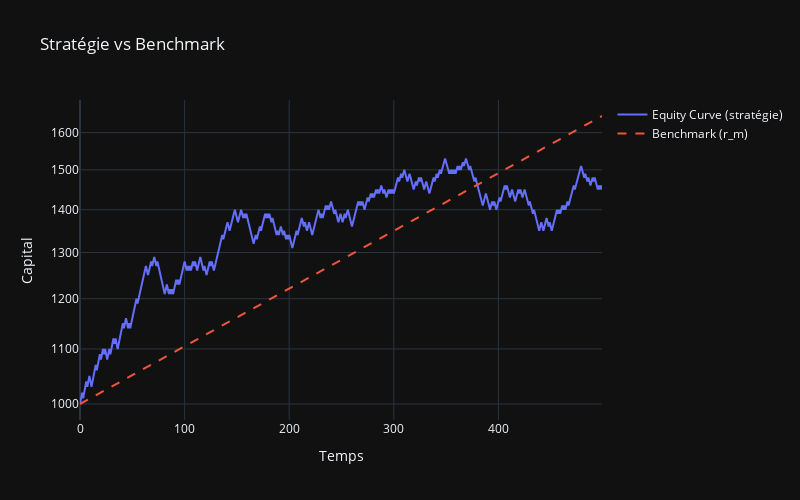

Source (notebook cell):
### Code cell
fig_comp = go.Figure()

fig_comp.add_trace(
    go.Scatter(y=equity, name="Equity Curve (stratégie)", line=dict(width=2))
)

fig_comp.add_trace(
    go.Scatter(
        y=rm_curve, name="Benchmark (r_m)", line=dict(width=2, dash='dash')
    )
)

fig_comp.update_layout(
    title="Stratégie vs Benchmark",
    xaxis_title="Temps",
    yaxis_title="Capital",
    template="plotly_dark",
    yaxis_type="log",
    width=800,
    height=500
)

fig_comp.show()

### Figure 1 — Plotly figure (JSON) as saved in the notebook; plotly's stock layout.template omitted (floating-point values rounded to 4 significant figures; data arrays with more than 128 entries replaced by an {"elided": "..."} marker saying what was removed)
{"data": [{"line": {"width": 2}, "name": "Equity Curve (stratégie)", "type": "scatter", "y": {"elided": "500 int values"}}, {"line": {"dash": "dash", "width": 2}, "name": "Benchmark (r_m)", "type": "scatter", "y": {"elided": "500 float values"}}], "layout": {"height": 500, "title": {"text": "Stratégie vs Benchmark"}, "width": 800, "xaxis": {"title": {"text": "Temps"}}, "yaxis": {"title": {"text": "Capital"}, "type": "log"}}}
